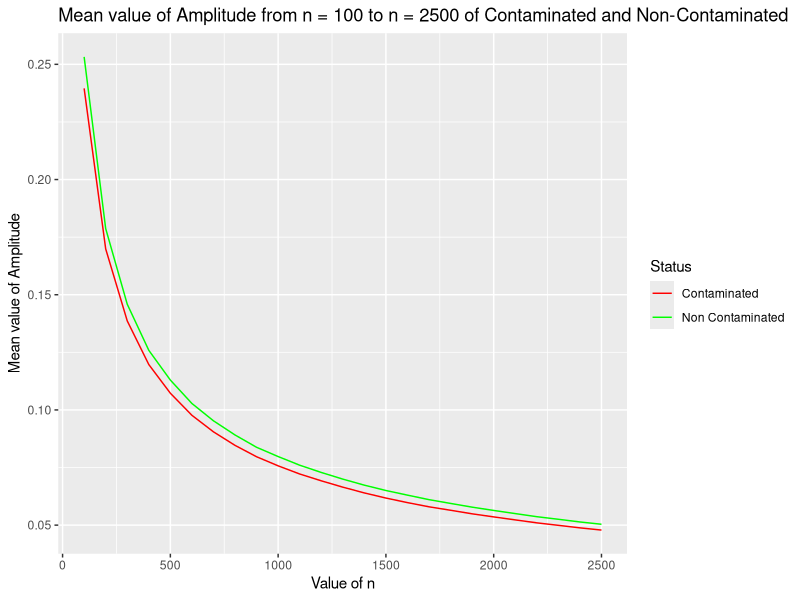

Reproduce this figure in R.
library(ggplot2)

set.seed(191)

lambda1 <- 0.58
lambda2 <- 0.38
confidence <- 0.97
m <- 900
perc <- 0.1

alfa <- 1 - confidence
a <- qnorm(1 - alfa/2)

index <- numeric()
values_non_contaminated <- numeric()
values_contaminated <- numeric()


for (n in seq(from = 100 , to = 2500, by =100))
  {
  num_inf = n * perc
  ampls_non_contaminated <- 0
  ampls_contaminated <- 0
  for (i in 1:m) 
  {
    non_contaminated <- rexp(n,lambda1)
    contaminated <- rexp(num_inf,lambda2)
    contaminated <- c(contaminated, non_contaminated[(num_inf+1):n])
    
    mean_value_non_contaminated = 1/mean(non_contaminated)
    mean_value_contaminated = 1/mean(contaminated)
    
    calc_non_contaminated<- 2 * (a / sqrt(n)) * mean_value_non_contaminated

    calc_contaminated<-  2* (a / sqrt(n)) * mean_value_contaminated

    ampls_non_contaminated <- ampls_non_contaminated + calc_non_contaminated
    ampls_contaminated <- ampls_contaminated + calc_contaminated
  }
    index <- append(index,n)
    ampls_non_contaminated <- ampls_non_contaminated/m
    ampls_contaminated <- ampls_contaminated/m
    
    values_non_contaminated <- append(values_non_contaminated,ampls_non_contaminated )
    values_contaminated <- append(values_contaminated,ampls_contaminated )

  }
  
table <- cbind(index,values_non_contaminated,values_contaminated)

df <- data.frame(table)

ggplot(df, aes(x=index)) + 
  geom_line(aes(y = values_non_contaminated, color = "Non Contaminated")) +
  geom_line(aes(y = values_contaminated, color = "Contaminated")) +
  scale_color_manual(name = "Status", values = c('Non Contaminated' = 'green', 'Contaminated' = 'red')) +
  labs(title = "Mean value of Amplitude from n = 100 to n = 2500 of Contaminated and Non-Contaminated",x = "Value of n" , y = "Mean value of Amplitude")
